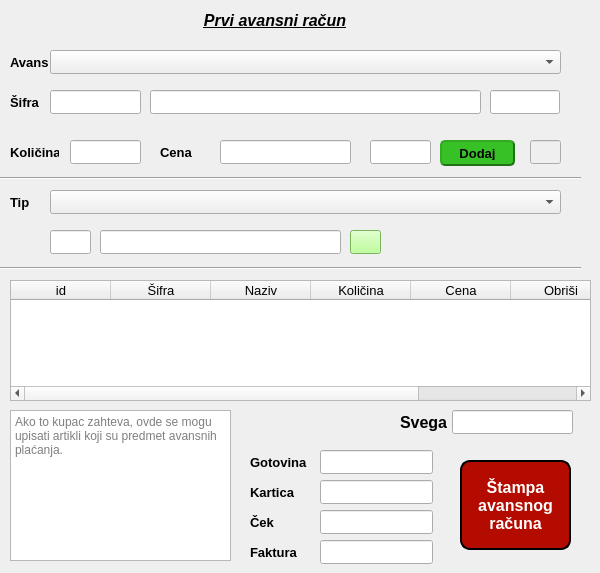
    <widget class="QWidget" name="prviRN">
     <widget class="QLabel" name="label_2">
      <property name="geometry">
       <rect>
        <x>160</x>
        <y>10</y>
        <width>230</width>
        <height>21</height>
       </rect>
      </property>
      <property name="font">
       <font>
        <pointsize>12</pointsize>
        <italic>true</italic>
        <bold>true</bold>
        <underline>true</underline>
       </font>
      </property>
      <property name="text">
       <string>Prvi avansni račun</string>
      </property>
      <property name="alignment">
       <set>Qt::AlignCenter</set>
      </property>
     </widget>
     <widget class="QLineEdit" name="sifraEdit">
      <property name="geometry">
       <rect>
        <x>50</x>
        <y>90</y>
        <width>91</width>
        <height>24</height>
       </rect>
      </property>
      <property name="font">
       <font>
        <pointsize>10</pointsize>
       </font>
      </property>
      <property name="readOnly">
       <bool>true</bool>
      </property>
     </widget>
     <widget class="QLabel" name="label_6">
      <property name="geometry">
       <rect>
        <x>10</x>
        <y>90</y>
        <width>41</width>
        <height>24</height>
       </rect>
      </property>
      <property name="font">
       <font>
        <pointsize>10</pointsize>
        <bold>true</bold>
       </font>
      </property>
      <property name="text">
       <string>Šifra</string>
      </property>
     </widget>
     <widget class="QLineEdit" name="nazivEdit">
      <property name="geometry">
       <rect>
        <x>150</x>
        <y>90</y>
        <width>331</width>
        <height>24</height>
       </rect>
      </property>
      <property name="font">
       <font>
        <pointsize>10</pointsize>
       </font>
      </property>
      <property name="readOnly">
       <bool>true</bool>
      </property>
     </widget>
     <widget class="QLineEdit" name="jmEdit">
      <property name="geometry">
       <rect>
        <x>490</x>
        <y>90</y>
        <width>70</width>
        <height>24</height>
       </rect>
      </property>
      <property name="font">
       <font>
        <pointsize>10</pointsize>
       </font>
      </property>
      <property name="readOnly">
       <bool>true</bool>
      </property>
     </widget>
     <widget class="QLineEdit" name="stopaEdit">
      <property name="geometry">
       <rect>
        <x>370</x>
        <y>140</y>
        <width>61</width>
        <height>24</height>
       </rect>
      </property>
      <property name="font">
       <font>
        <pointsize>10</pointsize>
       </font>
      </property>
      <property name="readOnly">
       <bool>true</bool>
      </property>
     </widget>
     <widget class="QLabel" name="label_7">
      <property name="geometry">
       <rect>
        <x>10</x>
        <y>140</y>
        <width>49</width>
        <height>24</height>
       </rect>
      </property>
      <property name="font">
       <font>
        <pointsize>10</pointsize>
        <bold>true</bold>
       </font>
      </property>
      <property name="text">
       <string>Količina</string>
      </property>
     </widget>
     <widget class="QLineEdit" name="kolicinaEdit">
      <property name="geometry">
       <rect>
        <x>70</x>
        <y>140</y>
        <width>71</width>
        <height>24</height>
       </rect>
      </property>
      <property name="font">
       <font>
        <pointsize>10</pointsize>
       </font>
      </property>
      <property name="readOnly">
       <bool>true</bool>
      </property>
     </widget>
     <widget class="QLineEdit" name="cenaEdit">
      <property name="geometry">
       <rect>
        <x>220</x>
        <y>140</y>
        <width>131</width>
        <height>24</height>
       </rect>
      </property>
      <property name="font">
       <font>
        <pointsize>10</pointsize>
       </font>
      </property>
     </widget>
     <widget class="QLabel" name="label_8">
      <property name="geometry">
       <rect>
        <x>160</x>
        <y>140</y>
        <width>49</width>
        <height>24</height>
       </rect>
      </property>
      <property name="font">
       <font>
        <pointsize>10</pointsize>
        <bold>true</bold>
       </font>
      </property>
      <property name="text">
       <string>Cena</string>
      </property>
     </widget>
     <widget class="QLineEdit" name="slovoEdit">
      <property name="enabled">
       <bool>false</bool>
      </property>
      <property name="geometry">
       <rect>
        <x>530</x>
        <y>140</y>
        <width>31</width>
        <height>24</height>
       </rect>
      </property>
      <property name="font">
       <font>
        <pointsize>10</pointsize>
       </font>
      </property>
      <property name="readOnly">
       <bool>true</bool>
      </property>
     </widget>
     <widget class="QPushButton" name="dodajBtn">
      <property name="geometry">
       <rect>
        <x>440</x>
        <y>140</y>
        <width>75</width>
        <height>26</height>
       </rect>
      </property>
      <property name="font">
       <font>
        <pointsize>10</pointsize>
        <bold>true</bold>
       </font>
      </property>
      <property name="styleSheet">
       <string notr="true">QPushButton#dodajBtn {
	background-color: #37c127;
	color: rgb(4, 4, 4);
    border-style:outset;
	border-width:2px;
	border-radius:5px;
	border-color:#237117;
	padding:4px;
}
QPushButton#dodajBtn:hover {
    background-color: #45e72f; 
}
QPushButton#dodajBtn:pressed {
    background-color:#319e20; 
}</string>
      </property>
      <property name="text">
       <string>Dodaj</string>
      </property>
     </widget>
     <widget class="QLabel" name="label_9">
      <property name="geometry">
       <rect>
        <x>10</x>
        <y>50</y>
        <width>41</width>
        <height>24</height>
       </rect>
      </property>
      <property name="font">
       <font>
        <pointsize>10</pointsize>
        <bold>true</bold>
       </font>
      </property>
      <property name="text">
       <string>Avans</string>
      </property>
     </widget>
     <widget class="QComboBox" name="comboAvans">
      <property name="geometry">
       <rect>
        <x>50</x>
        <y>50</y>
        <width>511</width>
        <height>24</height>
       </rect>
      </property>
      <property name="font">
       <font>
        <pointsize>10</pointsize>
        <bold>true</bold>
       </font>
      </property>
      <property name="styleSheet">
       <string notr="true"/>
      </property>
      <property name="placeholderText">
       <string>Izaberite vrstu uplaćenog avansa</string>
      </property>
      <item>
       <property name="text">
        <string/>
       </property>
      </item>
      <item>
       <property name="text">
        <string>10:avans  Iznos avansa po PDV stopi od 20%</string>
       </property>
      </item>
      <item>
       <property name="text">
        <string>11:avans  Iznos avansa po PDV stopi od 10% </string>
       </property>
      </item>
      <item>
       <property name="text">
        <string>12:avans  Iznos avansa za promet oslobođen PDV</string>
       </property>
      </item>
      <item>
       <property name="text">
        <string>13:avans  Iznos avansa za obveznike koji nisu u sistemu PDV-a</string>
       </property>
      </item>
     </widget>
     <widget class="Line" name="line">
      <property name="geometry">
       <rect>
        <x>0</x>
        <y>170</y>
        <width>581</width>
        <height>16</height>
       </rect>
      </property>
      <property name="orientation">
       <enum>Qt::Horizontal</enum>
      </property>
     </widget>
     <widget class="QLabel" name="label_10">
      <property name="geometry">
       <rect>
        <x>10</x>
        <y>190</y>
        <width>31</width>
        <height>24</height>
       </rect>
      </property>
      <property name="font">
       <font>
        <pointsize>10</pointsize>
        <bold>true</bold>
       </font>
      </property>
      <property name="text">
       <string>Tip</string>
      </property>
     </widget>
     <widget class="QComboBox" name="tipCombo">
      <property name="geometry">
       <rect>
        <x>50</x>
        <y>190</y>
        <width>511</width>
        <height>24</height>
       </rect>
      </property>
      <property name="font">
       <font>
        <pointsize>10</pointsize>
        <bold>true</bold>
       </font>
      </property>
      <property name="placeholderText">
       <string>Izaberite tip kupca</string>
      </property>
      <item>
       <property name="text">
        <string/>
       </property>
      </item>
      <item>
       <property name="text">
        <string>10 PIB Kupca</string>
       </property>
      </item>
      <item>
       <property name="text">
        <string>11 JMBG</string>
       </property>
      </item>
      <item>
       <property name="text">
        <string>12 PIB i JBKS (budžet)</string>
       </property>
      </item>
      <item>
       <property name="text">
        <string>14 PIB za poljoprivrednike imaoce gazdinstva</string>
       </property>
      </item>
      <item>
       <property name="text">
        <string>15 JMBG za poljoprivrednike imaoce gazdinstva</string>
       </property>
      </item>
      <item>
       <property name="text">
        <string>16 BPG Broj poljoprivrednog gazdinstva</string>
       </property>
      </item>
      <item>
       <property name="text">
        <string>20 Broj lične karte (domaće lice)</string>
       </property>
      </item>
      <item>
       <property name="text">
        <string>21 Broj izbegličke legitimacije (domaće lice)</string>
       </property>
      </item>
      <item>
       <property name="text">
        <string>22 EBS (strano fizičko lice sa prijavljenim boravkom)</string>
       </property>
      </item>
      <item>
       <property name="text">
        <string>23 Broj pasoša</string>
       </property>
      </item>
      <item>
       <property name="text">
        <string>30 Broj pasoša (strano fizičko lice)</string>
       </property>
      </item>
      <item>
       <property name="text">
        <string>31 Broj diplomatske legitimacije (strano fizičko lice- diplomata)</string>
       </property>
      </item>
      <item>
       <property name="text">
        <string>32 Broj lične karte MKD (Makedonski drž.)</string>
       </property>
      </item>
      <item>
       <property name="text">
        <string>33 Broj lične karte MNE (Crnogorski drž.)</string>
       </property>
      </item>
      <item>
       <property name="text">
        <string>34 Broj lične karte ALB (Albanski drž.)</string>
       </property>
      </item>
      <item>
       <property name="text">
        <string>35 Broj lične karte BIH (BiH drž.)</string>
       </property>
      </item>
      <item>
       <property name="text">
        <string>36 Broj lične karte EU + Norveška, Švajcarska i Island</string>
       </property>
      </item>
      <item>
       <property name="text">
        <string>40 Poreski ID strane države (TIN)</string>
       </property>
      </item>
     </widget>
     <widget class="QLineEdit" name="tipEdit">
      <property name="geometry">
       <rect>
        <x>50</x>
        <y>230</y>
        <width>41</width>
        <height>24</height>
       </rect>
      </property>
      <property name="font">
       <font>
        <pointsize>10</pointsize>
       </font>
      </property>
      <property name="readOnly">
       <bool>true</bool>
      </property>
     </widget>
     <widget class="QLineEdit" name="oznakaEdit">
      <property name="geometry">
       <rect>
        <x>100</x>
        <y>230</y>
        <width>241</width>
        <height>24</height>
       </rect>
      </property>
      <property name="font">
       <font>
        <pointsize>10</pointsize>
       </font>
      </property>
     </widget>
     <widget class="QPushButton" name="kupacBtn">
      <property name="geometry">
       <rect>
        <x>350</x>
        <y>230</y>
        <width>31</width>
        <height>24</height>
       </rect>
      </property>
      <property name="toolTip">
       <string>Izaberi kupca</string>
      </property>
      <property name="styleSheet">
       <string notr="true">background-color: rgb(170, 255, 127);</string>
      </property>
      <property name="text">
       <string/>
      </property>
      <property name="icon">
       <iconset>
        <normaloff>../resources/kupci.png</normaloff>../resources/kupci.png</iconset>
      </property>
     </widget>
     <widget class="Line" name="line_2">
      <property name="geometry">
       <rect>
        <x>0</x>
        <y>260</y>
        <width>581</width>
        <height>16</height>
       </rect>
      </property>
      <property name="orientation">
       <enum>Qt::Horizontal</enum>
      </property>
     </widget>
     <widget class="QTableWidget" name="stavkeTable">
      <property name="enabled">
       <bool>true</bool>
      </property>
      <property name="geometry">
       <rect>
        <x>10</x>
        <y>280</y>
        <width>581</width>
        <height>121</height>
       </rect>
      </property>
      <property name="font">
       <font>
        <pointsize>10</pointsize>
       </font>
      </property>
      <property name="editTriggers">
       <set>QAbstractItemView::NoEditTriggers</set>
      </property>
      <column>
       <property name="text">
        <string>id</string>
       </property>
       <property name="background">
        <color>
         <red>185</red>
         <green>203</green>
         <blue>204</blue>
        </color>
       </property>
      </column>
      <column>
       <property name="text">
        <string>Šifra</string>
       </property>
       <property name="background">
        <color>
         <red>185</red>
         <green>203</green>
         <blue>204</blue>
        </color>
       </property>
      </column>
      <column>
       <property name="text">
        <string>Naziv</string>
       </property>
       <property name="background">
        <color>
         <red>185</red>
         <green>203</green>
         <blue>204</blue>
        </color>
       </property>
      </column>
      <column>
       <property name="text">
        <string>Količina</string>
       </property>
       <property name="background">
        <color>
         <red>185</red>
         <green>203</green>
         <blue>204</blue>
        </color>
       </property>
      </column>
      <column>
       <property name="text">
        <string>Cena</string>
       </property>
       <property name="background">
        <color>
         <red>185</red>
         <green>203</green>
         <blue>204</blue>
        </color>
       </property>
      </column>
      <column>
       <property name="text">
        <string>Obriši</string>
       </property>
       <property name="background">
        <color>
         <red>185</red>
         <green>203</green>
         <blue>204</blue>
        </color>
       </property>
      </column>
      <column>
       <property name="text">
        <string>Slovo</string>
       </property>
       <property name="font">
        <font>
         <pointsize>10</pointsize>
        </font>
       </property>
       <property name="background">
        <color>
         <red>185</red>
         <green>203</green>
         <blue>204</blue>
        </color>
       </property>
      </column>
     </widget>
     <widget class="QTextEdit" name="dodatniEdit">
      <property name="geometry">
       <rect>
        <x>10</x>
        <y>410</y>
        <width>221</width>
        <height>151</height>
       </rect>
      </property>
      <property name="placeholderText">
       <string>Ako to kupac zahteva, ovde se mogu upisati artikli koji su predmet avansnih plaćanja.</string>
      </property>
     </widget>
     <widget class="QLabel" name="label_11">
      <property name="geometry">
       <rect>
        <x>400</x>
        <y>410</y>
        <width>51</width>
        <height>24</height>
       </rect>
      </property>
      <property name="font">
       <font>
        <pointsize>12</pointsize>
        <bold>true</bold>
       </font>
      </property>
      <property name="text">
       <string>Svega</string>
      </property>
     </widget>
     <widget class="QLineEdit" name="totalEdit">
      <property name="geometry">
       <rect>
        <x>452</x>
        <y>410</y>
        <width>121</width>
        <height>24</height>
       </rect>
      </property>
      <property name="font">
       <font>
        <pointsize>12</pointsize>
        <bold>true</bold>
       </font>
      </property>
      <property name="readOnly">
       <bool>true</bool>
      </property>
     </widget>
     <widget class="QLabel" name="label_12">
      <property name="geometry">
       <rect>
        <x>250</x>
        <y>450</y>
        <width>71</width>
        <height>24</height>
       </rect>
      </property>
      <property name="font">
       <font>
        <pointsize>10</pointsize>
        <bold>true</bold>
       </font>
      </property>
      <property name="text">
       <string>Gotovina</string>
      </property>
     </widget>
     <widget class="QLineEdit" name="gotovinaEdit">
      <property name="geometry">
       <rect>
        <x>320</x>
        <y>450</y>
        <width>113</width>
        <height>24</height>
       </rect>
      </property>
     </widget>
     <widget class="QLabel" name="label_13">
      <property name="geometry">
       <rect>
        <x>250</x>
        <y>480</y>
        <width>71</width>
        <height>24</height>
       </rect>
      </property>
      <property name="font">
       <font>
        <pointsize>10</pointsize>
        <bold>true</bold>
       </font>
      </property>
      <property name="text">
       <string>Kartica</string>
      </property>
     </widget>
     <widget class="QLineEdit" name="karticaEdit">
      <property name="geometry">
       <rect>
        <x>320</x>
        <y>480</y>
        <width>113</width>
        <height>24</height>
       </rect>
      </property>
     </widget>
     <widget class="QLabel" name="label_14">
      <property name="geometry">
       <rect>
        <x>250</x>
        <y>510</y>
        <width>71</width>
        <height>24</height>
       </rect>
      </property>
      <property name="font">
       <font>
        <pointsize>10</pointsize>
        <bold>true</bold>
       </font>
      </property>
      <property name="text">
       <string>Ček</string>
      </property>
     </widget>
     <widget class="QLineEdit" name="racunEdit">
      <property name="geometry">
       <rect>
        <x>320</x>
        <y>540</y>
        <width>113</width>
        <height>24</height>
       </rect>
      </property>
     </widget>
     <widget class="QLabel" name="label_15">
      <property name="geometry">
       <rect>
        <x>250</x>
        <y>540</y>
        <width>71</width>
        <height>24</height>
       </rect>
      </property>
      <property name="font">
       <font>
        <pointsize>10</pointsize>
        <bold>true</bold>
       </font>
      </property>
      <property name="text">
       <string>Faktura</string>
      </property>
     </widget>
     <widget class="QLineEdit" name="cekEdit">
      <property name="geometry">
       <rect>
        <x>320</x>
        <y>510</y>
        <width>113</width>
        <height>24</height>
       </rect>
      </property>
     </widget>
     <widget class="QPushButton" name="btnStampa">
      <property name="geometry">
       <rect>
        <x>460</x>
        <y>460</y>
        <width>111</width>
        <height>90</height>
       </rect>
      </property>
      <property name="font">
       <font>
        <pointsize>12</pointsize>
        <bold>true</bold>
       </font>
      </property>
      <property name="statusTip">
       <string>Kada su svi potrebni parametri za štampu fiskalnog računa ispunjeni na ovo dugme štampate fiskalni račun za kupca. Štampa je moguća samo ako je zbir svih vrsta plaćanja jednak ili veći ukupnom iznosu računa.</string>
      </property>
      <property name="styleSheet">
       <string notr="true">QPushButton#btnStampa {
	background-color: #b30b00;
	color: rgb(255, 255, 255);
    border-style:outset;
	border-width:2px;
	border-radius:10px;
	border-color:black;
	padding:10px;
}
QPushButton#btnStampa:hover {
    background-color: #e60c00; 
}
QPushButton#btnStampa:pressed {
    background-color:#ab0900; 
}</string>
      </property>
      <property name="text">
       <string>Štampa
avansnog
računa</string>
      </property>
      <property name="iconSize">
       <size>
        <width>48</width>
        <height>48</height>
       </size>
      </property>
      <property name="shortcut">
       <string>F9</string>
      </property>
     </widget>
    </widget>
